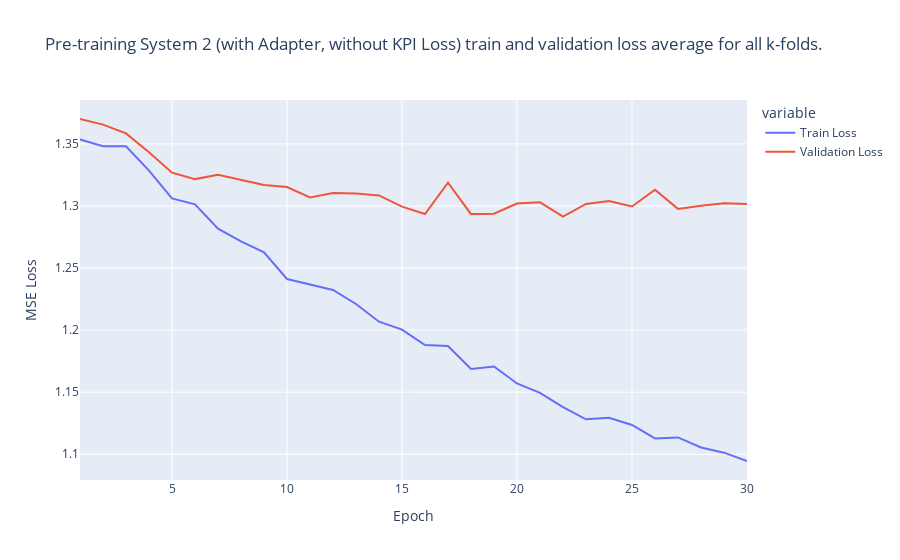

This figure's notebook cell:
### Code cell
import plotly.express as px

loss_df_merged_sys2_30 = dict_of_dfs_list["train"].merge(dict_of_dfs_list["val"], on='Step', how='inner', suffixes=("_train", "_val"))
pepare_df_to_plot(loss_df_merged_sys2_30, {"Value_train": "Train Loss", "Value_val": "Validation Loss"})

fig = px.line(loss_df_merged_sys2_30, x="Epoch", y=["Train Loss", "Validation Loss"], title=f"Pre-training System 2 (with Adapter, without KPI Loss) train and validation loss average for all k-folds.")
fig.update_layout(yaxis_title="MSE Loss")

### Figure 1 — Plotly figure (JSON) as saved in the notebook; plotly's stock layout.template omitted (floating-point values rounded to 4 significant figures)
{"data": [{"hovertemplate": "variable=Train Loss<br>Epoch=%{x}<br>value=%{y}<extra></extra>", "legendgroup": "Train Loss", "line": {"color": "#636efa", "dash": "solid"}, "marker": {"symbol": "circle"}, "mode": "lines", "name": "Train Loss", "orientation": "v", "showlegend": true, "type": "scatter", "x": [1, 2, 3, 4, 5, 6, 7, 8, 9, 10, 11, 12, 13, 14, 15, 16, 17, 18, 19, 20, 21, 22, 23, 24, 25, 26, 27, 28, 29, 30], "xaxis": "x", "y": [1.354, 1.348, 1.348, 1.329, 1.306, 1.301, 1.282, 1.271, 1.263, 1.241, 1.237, 1.232, 1.221, 1.207, 1.2, 1.188, 1.187, 1.169, 1.171, 1.157, 1.149, 1.138, 1.128, 1.129, 1.124, 1.113, 1.114, 1.105, 1.101, 1.095], "yaxis": "y"}, {"hovertemplate": "variable=Validation Loss<br>Epoch=%{x}<br>value=%{y}<extra></extra>", "legendgroup": "Validation Loss", "line": {"color": "#EF553B", "dash": "solid"}, "marker": {"symbol": "circle"}, "mode": "lines", "name": "Validation Loss", "orientation": "v", "showlegend": true, "type": "scatter", "x": [1, 2, 3, 4, 5, 6, 7, 8, 9, 10, 11, 12, 13, 14, 15, 16, 17, 18, 19, 20, 21, 22, 23, 24, 25, 26, 27, 28, 29, 30], "xaxis": "x", "y": [1.37, 1.366, 1.358, 1.343, 1.327, 1.322, 1.325, 1.321, 1.317, 1.315, 1.307, 1.31, 1.31, 1.309, 1.3, 1.294, 1.319, 1.293, 1.294, 1.302, 1.303, 1.291, 1.302, 1.304, 1.3, 1.313, 1.298, 1.3, 1.302, 1.302], "yaxis": "y"}], "layout": {"legend": {"title": {"text": "variable"}, "tracegroupgap": 0}, "title": {"text": "Pre-training System 2 (with Adapter, without KPI Loss) train and validation loss average for all k-folds."}, "xaxis": {"anchor": "y", "domain": [0, 1], "title": {"text": "Epoch"}}, "yaxis": {"anchor": "x", "domain": [0, 1], "title": {"text": "MSE Loss"}}}}
